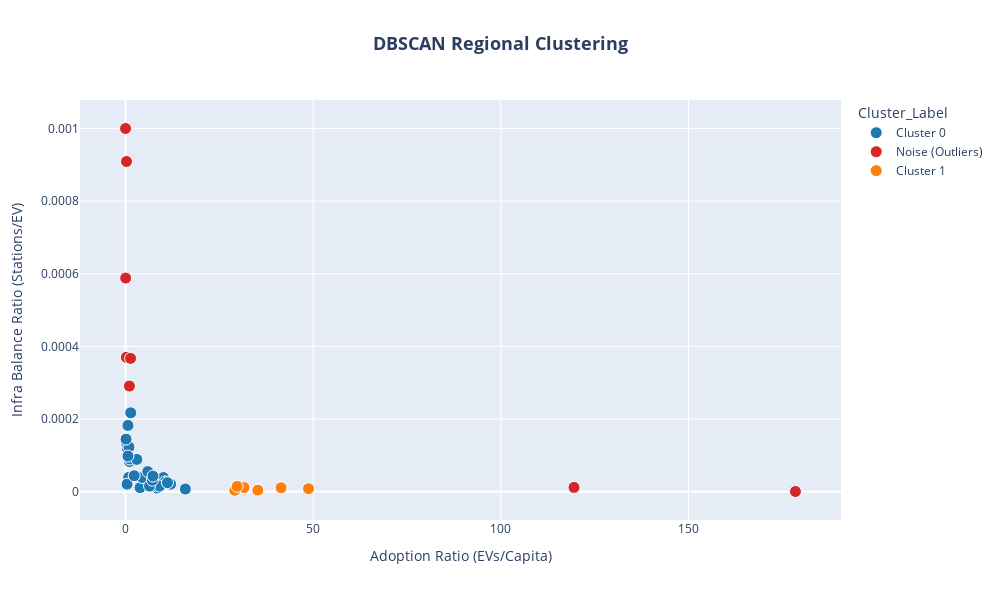

Here is the notebook cell this chart was saved with:
### Code cell
# Prepare regional data
regional_analysis['Cluster_Label'] = regional_analysis['DBSCAN_Region_Cluster'].apply(
    lambda x: 'Noise (Outliers)' if x == -1 else f'Cluster {x}'
)

color_map = {
    'Cluster 0': '#1f77b4',  # Blue
    'Cluster 1': '#ff7f0e',  # Orange
    'Noise (Outliers)': '#d62728'  # Red
}

# Create regional scatter plot
fig_regional = px.scatter(
    regional_analysis,
    x='Adoption_Ratio',
    y='Infra_Balance_Ratio',
    color='Cluster_Label',
    hover_name='STATE_NAME',
    hover_data={
        'Adoption_Ratio': ':.6f',
        'Infra_Balance_Ratio': ':.6f',
        'Station_Count': ':,.0f',
        'Cluster_Label': True,
        'DBSCAN_Region_Cluster': True
    },
    color_discrete_map=color_map,
    title='<b>DBSCAN Regional Clustering',
    labels={
        'Adoption_Ratio': 'Adoption Ratio (EVs/Capita)',
        'Infra_Balance_Ratio': 'Infra Balance Ratio (Stations/EV)'
    }
)

fig_regional.update_traces(marker=dict(
    size=12, line=dict(width=1, color='white')))
fig_regional.update_layout(
    height=600,
    width=1000,
    title_x=0.5,
    title_font_size=18,
    hovermode='closest'
)

fig_regional.show()

### Figure 1 — Plotly figure (JSON) as saved in the notebook; plotly's stock layout.template omitted (floating-point values rounded to 4 significant figures)
{"data": [{"customdata": [[13, "Cluster 0", 0], [99, "Cluster 0", 0], [16, "Cluster 0", 0], [8, "Cluster 0", 0], [23, "Cluster 0", 0], [20, "Cluster 0", 0], [14, "Cluster 0", 0], [95, "Cluster 0", 0], [117, "Cluster 0", 0], [8, "Cluster 0", 0], [16, "Cluster 0", 0], [41, "Cluster 0", 0], [30, "Cluster 0", 0], [67, "Cluster 0", 0], [144, "Cluster 0", 0], [90, "Cluster 0", 0], [60, "Cluster 0", 0], [8, "Cluster 0", 0], [8, "Cluster 0", 0], [14, "Cluster 0", 0], [23, "Cluster 0", 0], [142, "Cluster 0", 0], [36, "Cluster 0", 0], [68, "Cluster 0", 0], [60, "Cluster 0", 0], [84, "Cluster 0", 0], [77, "Cluster 0", 0], [61, "Cluster 0", 0], [98, "Cluster 0", 0], [58, "Cluster 0", 0]], "hovertemplate": "<b>%{hovertext}</b><br><br>Cluster_Label=%{customdata[1]}<br>Adoption Ratio (EVs/Capita)=%{x:.6f}<br>Infra Balance Ratio (Stations/EV)=%{y:.6f}<br>Station_Count=%{customdata[0]:,.0f}<br>DBSCAN_Region_Cluster=%{customdata[2]}<extra></extra>", "hovertext": ["Alabama", "Arizona", "Arkansas", "Delaware", "District of Columbia", "Hawaii", "Idaho", "Illinois", "Indiana", "Iowa", "Kansas", "Kentucky", "Louisiana", "Maryland", "Michigan", "Minnesota", "Missouri", "Montana", "Nebraska", "Nevada", "New Mexico", "Ohio", "Oklahoma", "Oregon", "Pennsylvania", "South Carolina", "Tennessee", "Utah", "Washington", "Wisconsin"], "legendgroup": "Cluster 0", "marker": {"color": "#1f77b4", "line": {"color": "white", "width": 1}, "size": 12, "symbol": "circle"}, "mode": "markers", "name": "Cluster 0", "orientation": "v", "showlegend": true, "type": "scatter", "x": [1.062, 3.887, 0.6565, 0.1761, 0.2346, 0.8532, 0.4493, 8.416, 10.08, 0.3635, 1.094, 3.014, 0.9264, 6.987, 11.04, 10.57, 4.445, 1.39, 0.1483, 0.4261, 0.6476, 12.03, 2.318, 9.084, 6.396, 5.942, 7.175, 11.19, 15.96, 7.313], "xaxis": "x", "y": [8.328e-05, 1.148e-05, 0.0001826, 0.0001449, 0.0001458, 3.951e-05, 0.0001203, 1.039e-05, 3.929e-05, 0.0001316, 9.034e-05, 8.921e-05, 0.0001231, 1.507e-05, 2.226e-05, 2.716e-05, 3.937e-05, 0.0002174, 0.0001449, 2.11e-05, 9.842e-05, 2.109e-05, 4.421e-05, 1.578e-05, 1.567e-05, 5.558e-05, 3.179e-05, 2.512e-05, 7.631e-06, 4.319e-05], "yaxis": "y"}, {"customdata": [[10, "Noise (Outliers)", -1], [549, "Noise (Outliers)", -1], [22, "Noise (Outliers)", -1], [1, "Noise (Outliers)", -1], [3, "Noise (Outliers)", -1], [230, "Noise (Outliers)", -1], [35, "Noise (Outliers)", -1], [10, "Noise (Outliers)", -1]], "hovertemplate": "<b>%{hovertext}</b><br><br>Cluster_Label=%{customdata[1]}<br>Adoption Ratio (EVs/Capita)=%{x:.6f}<br>Infra Balance Ratio (Stations/EV)=%{y:.6f}<br>Station_Count=%{customdata[0]:,.0f}<br>DBSCAN_Region_Cluster=%{customdata[2]}<extra></extra>", "hovertext": ["Alaska", "California", "Mississippi", "North Dakota", "South Dakota", "Virginia", "West Virginia", "Wyoming"], "legendgroup": "Noise (Outliers)", "marker": {"color": "#d62728", "line": {"color": "white", "width": 1}, "size": 12, "symbol": "circle"}, "mode": "markers", "name": "Noise (Outliers)", "orientation": "v", "showlegend": true, "type": "scatter", "x": [0.2203, 178.5, 1.052, 0.01444, 0.0446, 119.5, 1.351, 0.2689], "xaxis": "x", "y": [0.0003704, 8.341e-07, 0.000291, 0.001, 0.0005882, 1.207e-05, 0.0003673, 0.0009091], "yaxis": "y"}, {"customdata": [[142, "Cluster 1", 1], [122, "Cluster 1", 1], [127, "Cluster 1", 1], [193, "Cluster 1", 1], [177, "Cluster 1", 1], [189, "Cluster 1", 1]], "hovertemplate": "<b>%{hovertext}</b><br><br>Cluster_Label=%{customdata[1]}<br>Adoption Ratio (EVs/Capita)=%{x:.6f}<br>Infra Balance Ratio (Stations/EV)=%{y:.6f}<br>Station_Count=%{customdata[0]:,.0f}<br>DBSCAN_Region_Cluster=%{customdata[2]}<extra></extra>", "hovertext": ["Colorado", "Florida", "Georgia", "New York", "North Carolina", "Texas"], "legendgroup": "Cluster 1", "marker": {"color": "#ff7f0e", "line": {"color": "white", "width": 1}, "size": 12, "symbol": "circle"}, "mode": "markers", "name": "Cluster 1", "orientation": "v", "showlegend": true, "type": "scatter", "x": [31.57, 29.12, 41.45, 48.76, 29.75, 35.25], "xaxis": "x", "y": [1.16e-05, 4.139e-06, 1.119e-05, 8.408e-06, 1.485e-05, 4.541e-06], "yaxis": "y"}], "layout": {"height": 600, "hovermode": "closest", "legend": {"title": {"text": "Cluster_Label"}, "tracegroupgap": 0}, "title": {"font": {"size": 18}, "text": "<b>DBSCAN Regional Clustering", "x": 0.5}, "width": 1000, "xaxis": {"anchor": "y", "domain": [0, 1], "title": {"text": "Adoption Ratio (EVs/Capita)"}}, "yaxis": {"anchor": "x", "domain": [0, 1], "title": {"text": "Infra Balance Ratio (Stations/EV)"}}}}
